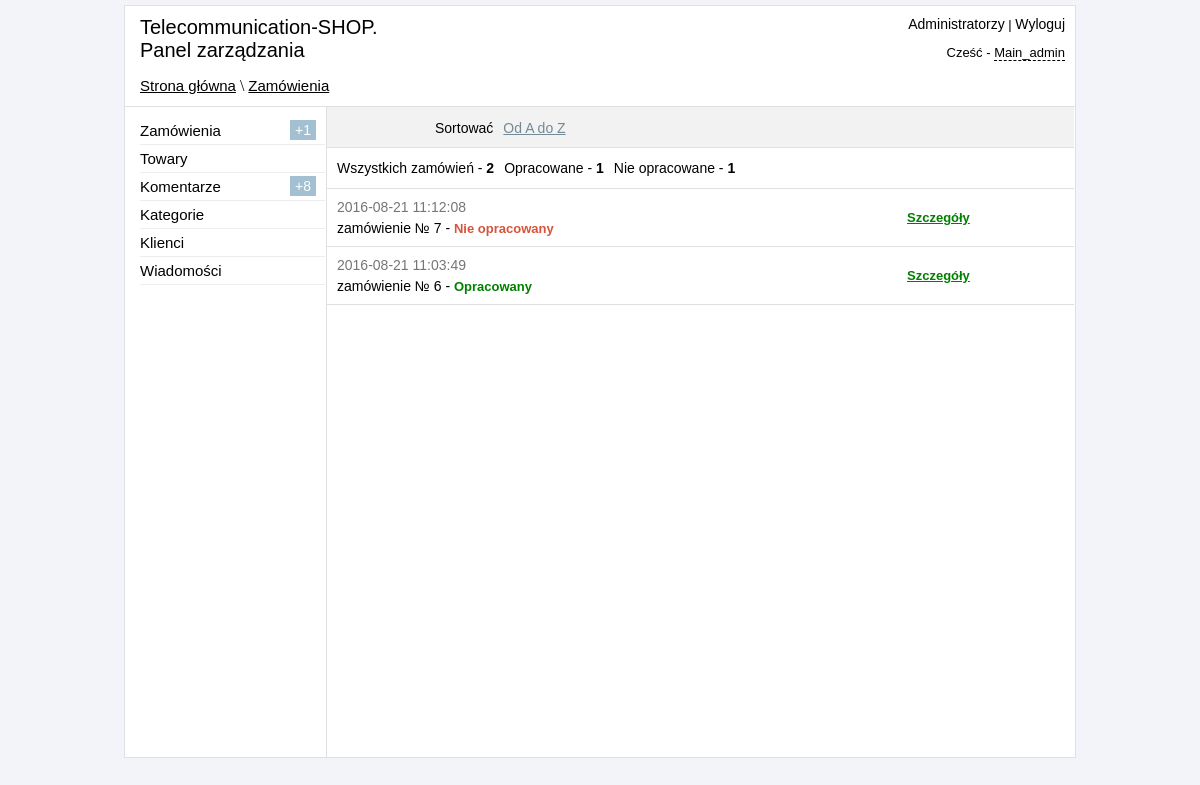
Screenshot of /admin/orders.php (signed in) with the database file from the repository.
### tables this page shows
CREATE TABLE IF NOT EXISTS `orders` (
  `order_id` int(11) NOT NULL,
  `order_datetime` datetime NOT NULL,
  `order_confirmed` varchar(10) NOT NULL DEFAULT 'no',
  `order_delivery` varchar(255) NOT NULL,
  `order_pay` varchar(50) NOT NULL,
  `order_type_pay` varchar(100) NOT NULL,
  `order_name` text NOT NULL,
  `order_surname` text NOT NULL,
  `order_address` text NOT NULL,
  `order_phone` varchar(50) NOT NULL,
  `order_note` text NOT NULL,
  `order_email` varchar(50) NOT NULL,
  `order_paysystem_number` varchar(255) NOT NULL
);

### admin/orders.php (the view, shortened to what this page needs)
<?php
if ($_SESSION['auth_admin'] == "yes_auth") {
    include "include/functions.php";
    $sort = $_GET["sort"];
    switch ($sort) {
        default:
            $sort      = "order_id DESC";
            $sort_name = 'Od A do Z';
            break;
    }
    ?>
<!DOCTYPE html PUBLIC "-//W3C//DTD XHTML 1.0 Transitional//EN" "http://www.w3.org/TR/xhtml1/DTD/xhtml1-transitional.dtd">
<html xmlns="http://www.w3.org/1999/xhtml" xml:lang="pl" lang="pl">
<head>
    <link href="css/reset.css" rel="stylesheet" type="text/css" />
    <link href="css/style.css" rel="stylesheet" type="text/css" />
    <link href="jquery_confirm/jquery_confirm.css" rel="stylesheet" type="text/css" />
</head>
<body>
<div id="block-body">
<?php
include "include/block-header.php";
    $all_count        = mysqli_query($link, "SELECT * FROM orders");
    $all_count_result = mysqli_num_rows($all_count);
    $buy_count        = mysqli_query($link, "SELECT * FROM orders WHERE order_confirmed = 'yes'");
    $buy_count_result = mysqli_num_rows($buy_count);
    $no_buy_count        = mysqli_query($link, "SELECT * FROM orders WHERE order_confirmed = 'no'");
    $no_buy_count_result = mysqli_num_rows($no_buy_count);
    ?>
<div id="block-content">
<div id="block-parameters">
<ul id="options-list">
<li>Sortować</li>
<li><a id="select-links" href="#"><?echo $sort_name; ?></a>
</li>
</ul>
</div>
<div id="block-info">
<ul id="review-info-count">
<li>Wszystkich zamówień - <strong><?echo $all_count_result; ?></strong></li>
<li>Opracowane - <strong><?echo $buy_count_result; ?></strong></li>
<li>Nie opracowane - <strong><?echo $no_buy_count_result; ?></strong></li>
</ul>
</div>
<?php
$result = mysqli_query($link, "SELECT * FROM orders ORDER BY $sort");
    if (mysqli_num_rows($result) > 0) {
        $row = mysqli_fetch_array($result);
        do {
            if ($row["order_confirmed"] == 'yes') {
                $status = '<span class="green">Opracowany</span>';
            } else {
                $status = '<span class="red">Nie opracowany</span>';
            }
            echo '
 <div class="block-order">
  <p class="order-datetime" >' . $row["order_datetime"] . '</p>
  <p class="order-number" >zamówienie № ' . $row["order_id"] . ' - ' . $status . '</p>
  <p class="order-link" ><a class="green" href="view_order.php?id=' . $row["order_id"] . '" >Szczegóły</a></p>
 </div>
 ';
        } while ($row = mysqli_fetch_array($result));
    }
    ?>
</div>
</div>
</body>
</html>
<?php
} else {
    header("Location: login.php");
}
?>

### admin/css/style.css (style rules this page uses)
body { background-color: #F2F4F9; }
#block-body { width: 950px; margin: 5px auto; background-color: white; border: 1px solid #E0E0E0; }
#block-header1 a { font: 15px sans-serif; color: black; }
#block-content { width: 747px; min-height: 650px; height: auto; margin-left: 201px; border-left: 1px solid #E0E0E0; }
#block-parameters { height: 40px; border-bottom: 1px solid #E0E0E0; background-color: #F2F2F2; }
#block-info { height: 40px; border-bottom: 1px solid #E0E0E0; }
.green { font:bold 13px sans-serif; color: green; }
#options-list > li { float: left; margin-left: 10px; font: 14px sans-serif; margin-top: 13px; }
#options-list > li > a { color: #748996; }
#review-info-count li { float: left; margin-left: 10px; font: 14px sans-serif; margin-top: 12px; }
.block-order { border-bottom: 1px solid #E0E0E0; min-height: 40px; height: auto; }
.order-datetime { font: 14px sans-serif; margin-left: 10px; color: #767676; margin-top: 10px; margin-bottom: 0px; }
.order-number { font: 14px sans-serif; margin-left: 10px; color: black; margin-top: 5px; margin-bottom: 10px; }
.order-link { font: 14px sans-serif; position: absolute; margin-left: 580px; margin-top: -36px; }
.order-link > a.green { font:bold 13px sans-serif; color: green; }
.red { font:bold 13px sans-serif; color: #D6533C; }

### rows the page displays
orders: order_datetime "2016-08-21 11:12:08", order_id "7", order_confirmed "Nie opracowany"
orders: order_datetime "2016-08-21 11:03:49", order_id "6", order_confirmed "Opracowany"

### other values shown
$_SESSION['urlpage'] "Strona główna \\ Zamówienia"
$_SESSION['admin_role'] "Main_admin"
$count1 "1"
$count2 "8"
$sort_name "Od A do Z"
$all_count_result "2"
$buy_count_result "1"
$no_buy_count_result "1"
